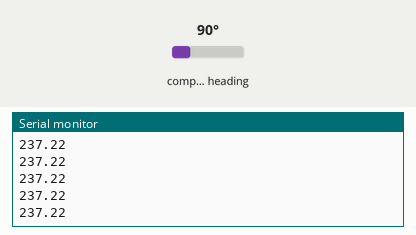
This sketch was run on a simulated Arduino Uno, built with avr-gcc and run on an emulated ATmega328P. Parts: the last lines printed to the serial monitor. Inputs (shaded band) come from the test bench; at power-on: compass heading 90°.

Above: at 1.2 s.
1.3 s: compass heading set to 7°
At 2.2 s:
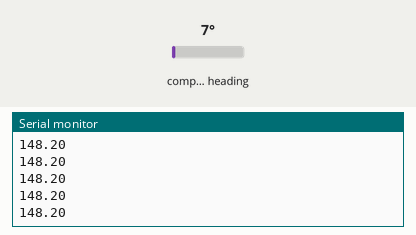
2.8 s: compass heading set to 180°
At 3.8 s:
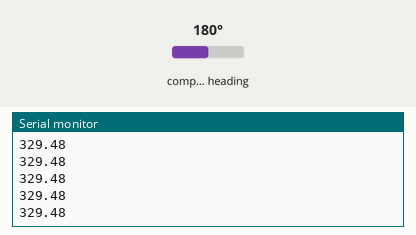
Timing chart, 0 to 5.8 s (numbered marks = the images above; inputs shaded):
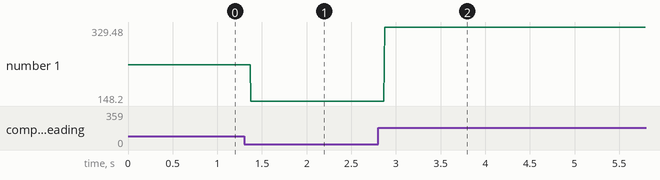

The sketch:

Compass.ino
```cpp
#include <Wire.h>
#include <Adafruit_Sensor.h>
#include <Adafruit_HMC5883_U.h>

Adafruit_HMC5883_Unified mag = Adafruit_HMC5883_Unified(12345);


float H=0,H2=0, headingDegrees,headingDegrees2, degree;
const int StartTheGame = 9; //Push Button to make a refrence to the compass sensor


void setup() {
  Serial.begin(9600);
  pinMode(StartTheGame, INPUT);
  if (!mag.begin()) { // to make sure that the connection is right
    Serial.println("Ooops, no HMC5883 detected ... Check your wiring!");
    while (1);
  }
}


float compass() {
  sensors_event_t event;
  mag.getEvent(&event);
  float heading = atan2(event.magnetic.x, event.magnetic.z);
  float heading2 = atan2(event.magnetic.y, event.magnetic.x);

  float declinationAngle = 0.22;
  heading += declinationAngle;
  heading2 += declinationAngle;
  if (heading < 0)
    heading += 2 * PI;
  if (heading > 2 * PI)
    heading -= 2 * PI;

  if (heading2 < 0)
    heading2 += 2 * PI;
  if (heading2 > 2 * PI)
    heading2 -= 2 * PI;

  headingDegrees = heading * 180 / M_PI;
  headingDegrees2 = heading2 * 180 / M_PI;
  float s = 2.3;
  degree = ((H + headingDegrees)+((H2+headingDegrees2)/s)) ;
  if (degree < 0)
    degree += 2 * 180;
  if (degree > 2 * 180)
    degree -= 2 * 180;
  return degree;
}


void loop() {
//  if (digitalRead(StartTheGame))
//  {
//    compass();
//    H = -headingDegrees;
//    H2 = -headingDegrees2;
//  }
  float degree = compass();
  Serial.println(degree);
}
```

Measured:
- after the input at 1.3 s, the serial monitor: prints a new line after 0.07 s (image 1)
- after the input at 2.8 s, the serial monitor: prints a new line after 0.07 s (image 2)
- plotted number 1: 237.22 → 148.2 after the input at 1.3 s, 148.2 → 329.48 after the input at 2.8 s
